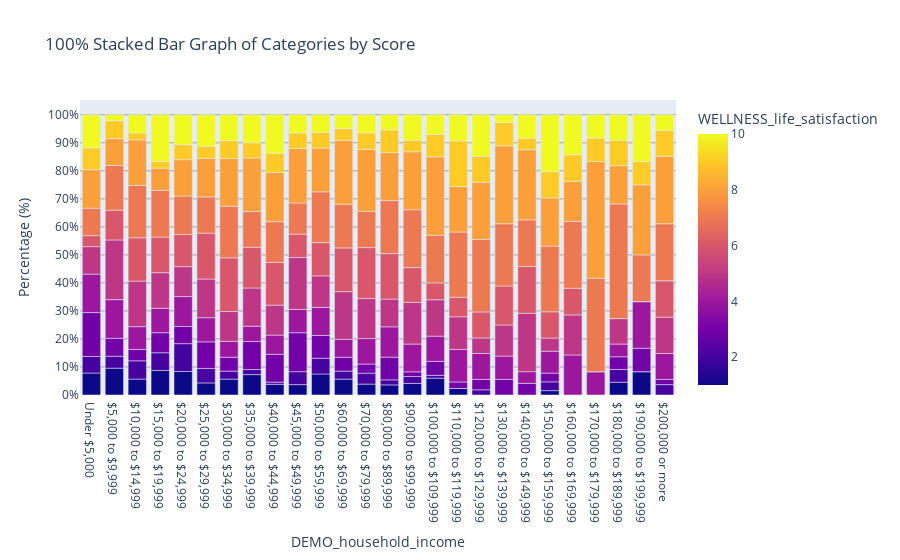

The notebook cell saved with this chart:
### Code cell
df_count = data_cross_2021.groupby(['DEMO_household_income', 'WELLNESS_life_satisfaction']).size().reset_index(name='Count')

# Unique sort to preserve the order of life satisfaction while also sorting the household income
for value in income_mapping.keys():
	df_count = pd.concat([df_count, df_count.loc[df_count['DEMO_household_income'] == value]], ignore_index=True)
df_count = df_count.iloc[len(df_count) // 2 :]

# Calculate the percentage directly in the DataFrame and scale it to 0-1
df_count['Percentage'] = df_count.groupby('DEMO_household_income')['Count'].transform(lambda x: x / x.sum())

# Create a stacked bar graph
fig = px.bar(df_count, x='DEMO_household_income', y='Percentage', color='WELLNESS_life_satisfaction',
             title='100% Stacked Bar Graph of Categories by Score',
             labels={'Percentage': 'Percentage (%)'},
             color_continuous_scale=px.colors.sequential.Plasma,
			)

# Update layout
fig.update_layout(
    barmode='stack',
    yaxis=dict(
        tickvals=[i / 100 for i in range(0, 101, 10)],
        ticktext=[f"{i}%" for i in range(0, 101, 10)],
        dtick=0.1,  # Add grid lines every 10%
        gridcolor='rgba(0, 0, 0, 0.3)'
    )
)

# Show the figure
fig.show()

### Figure 1 — Plotly figure (JSON) as saved in the notebook; plotly's stock layout.template omitted (floating-point values rounded to 4 significant figures; data arrays with more than 128 entries replaced by an {"elided": "..."} marker saying what was removed)
{"data": [{"alignmentgroup": "True", "hovertemplate": "DEMO_household_income=%{x}<br>Percentage (%)=%{y}<br>WELLNESS_life_satisfaction=%{marker.color}<extra></extra>", "legendgroup": "", "marker": {"color": {"elided": "260 int values"}, "coloraxis": "coloraxis", "pattern": {"shape": ""}}, "name": "", "offsetgroup": "", "orientation": "v", "showlegend": false, "textposition": "auto", "type": "bar", "x": {"elided": "260 str values"}, "xaxis": "x", "y": {"elided": "260 float values"}, "yaxis": "y"}], "layout": {"barmode": "stack", "coloraxis": {"colorbar": {"title": {"text": "WELLNESS_life_satisfaction"}}, "colorscale": [[0, "#0d0887"], [0.1111, "#46039f"], [0.2222, "#7201a8"], [0.3333, "#9c179e"], [0.4444, "#bd3786"], [0.5556, "#d8576b"], [0.6667, "#ed7953"], [0.7778, "#fb9f3a"], [0.8889, "#fdca26"], [1, "#f0f921"]]}, "legend": {"tracegroupgap": 0}, "title": {"text": "100% Stacked Bar Graph of Categories by Score"}, "xaxis": {"anchor": "y", "domain": [0, 1], "title": {"text": "DEMO_household_income"}}, "yaxis": {"anchor": "x", "domain": [0, 1], "dtick": 0.1, "gridcolor": "rgba(0, 0, 0, 0.3)", "ticktext": ["0%", "10%", "20%", "30%", "40%", "50%", "60%", "70%", "80%", "90%", "100%"], "tickvals": [0, 0.1, 0.2, 0.3, 0.4, 0.5, 0.6, 0.7, 0.8, 0.9, 1], "title": {"text": "Percentage (%)"}}}}
